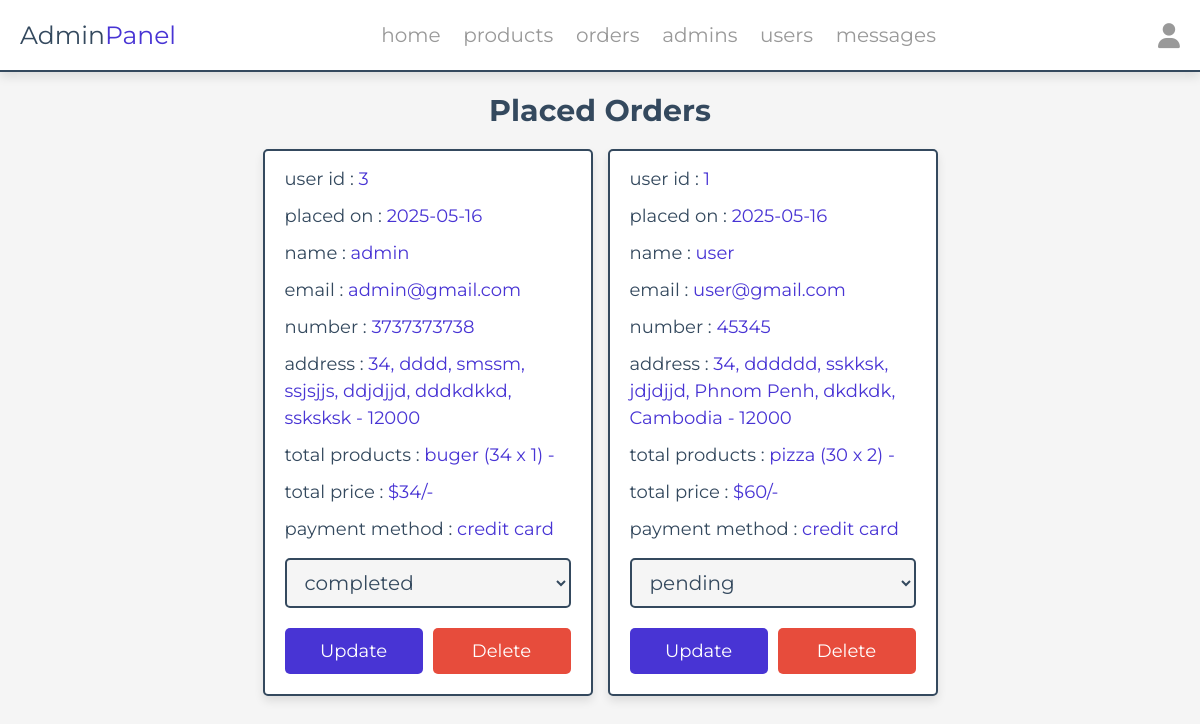
Page /admin/placed_orders.php (signed in) on the committed database.
### tables this page shows
CREATE TABLE `orders` (
  `id` int(100) NOT NULL,
  `user_id` int(100) NOT NULL,
  `name` varchar(20) NOT NULL,
  `number` varchar(10) NOT NULL,
  `email` varchar(50) NOT NULL,
  `method` varchar(50) NOT NULL,
  `address` varchar(500) NOT NULL,
  `total_products` varchar(100) NOT NULL,
  `total_price` int(100) NOT NULL,
  `placed_on` date NOT NULL DEFAULT current_timestamp(),
  `payment_status` varchar(20) NOT NULL DEFAULT 'pending'
);

### admin/placed_orders.php (the view, shortened to what this page needs)
<?php
include '../components/connect.php';
?>
<!DOCTYPE html>
<html lang="en">
<head>
   <link rel="stylesheet" href="https://cdnjs.cloudflare.com/ajax/libs/font-awesome/6.1.1/css/all.min.css">
   <link rel="stylesheet" href="../css/admin_style.css">
</head>
<body>
<?php include '../components/admin_header.php' ?>
<section class="placed-orders">
   <h1 class="heading">placed orders</h1>
   <div class="box-container">
   <?php
      $select_orders = $conn->prepare("SELECT * FROM `orders`");
      $select_orders->execute();
      if($select_orders->rowCount() > 0){
         while($fetch_orders = $select_orders->fetch(PDO::FETCH_ASSOC)){
   ?>
   <div class="box">
      <p> user id : <span><?= $fetch_orders['user_id']; ?></span> </p>
      <p> placed on : <span><?= $fetch_orders['placed_on']; ?></span> </p>
      <p> name : <span><?= $fetch_orders['name']; ?></span> </p>
      <p> email : <span><?= $fetch_orders['email']; ?></span> </p>
      <p> number : <span><?= $fetch_orders['number']; ?></span> </p>
      <p> address : <span><?= $fetch_orders['address']; ?></span> </p>
      <p> total products : <span><?= $fetch_orders['total_products']; ?></span> </p>
      <p> total price : <span>$<?= $fetch_orders['total_price']; ?>/-</span> </p>
      <p> payment method : <span><?= $fetch_orders['method']; ?></span> </p>
      <form action="" method="POST">
         <select name="payment_status" class="drop-down">
            <option value="" selected disabled><?= $fetch_orders['payment_status']; ?></option>
         </select>
         <div class="flex-btn">
            <input type="submit" value="update" class="btn" name="update_payment">
            <a href="placed_orders.php?delete=<?= $fetch_orders['id']; ?>" class="delete-btn" onclick="return confirm('delete this order?');">delete</a>
         </div>
      </form>
   </div>
   <?php
      }
   }else{
      echo '<p class="empty">no orders placed yet!</p>';
   }
   ?>
   </div>
</section>
</body>
</html>

### css/admin_style.css (style rules this page uses)
:root { --main-color:#4834d4; --red:#e74c3c; --orange:#f39c12; --black:#34495e; --white:#fff; --light-bg:#f5f5f5; --light-color:#999; --border:.2rem solid var(--black); --box-shadow:0 .5rem 1rem rgba(0,0,0,.1); }
* { font-family: 'Montserrat', sans-serif; margin:0; padding:0; box-sizing: border-box; text-decoration: none; outline: none; border:none; }
html { font-size: 62.5%; overflow-x: hidden; }
body { background-color: var(--light-bg); }
section { max-width: 1200px; margin:0 auto; padding:2rem; }
.btn, .delete-btn, .option-btn { display: block; margin-top: 1rem; border-radius: .5rem; cursor: pointer; width: 100%; font-size: 1.8rem; color:var(--white); padding:1.2rem 3rem; text-transform: capitalize; text-align: center; }
.btn { background-color: var(--main-color); }
.delete-btn { background-color: var(--red); }
.flex-btn { display: flex; gap:1rem; }
.heading { text-align: center; margin-bottom: 2rem; text-transform: capitalize; color:var(--black); font-size: 3rem; }
.placed-orders .box-container { display: grid; grid-template-columns: repeat(auto-fit, 33rem); gap:1.5rem; justify-content: center; align-items: flex-start; }
.placed-orders .box-container .box { background-color: var(--white); border-radius: .5rem; box-shadow: var(--box-shadow); border:var(--border); padding:2rem; padding-top: 1rem; }
.placed-orders .box-container .box p { padding: .5rem 0; line-height: 1.5; font-size: 1.8rem; color:var(--black); }
.placed-orders .box-container .box p span { color:var(--main-color); }
.placed-orders .box-container .box .drop-down { width: 100%; margin:1rem 0; background-color: var(--light-bg); padding:1rem 1.4rem; font-size: 2rem; color:var(--black); border:var(--border); border-radius: .5rem; }

### rows in the picture
orders: user "3", placed_on "2025-05-16", name "admin", email "admin@gmail.com", number "3737373738", address "34, dddd, smssm, ssjsjjs, ddjdjjd, dddkdkkd, ssksksk - 12000", total_products "buger (34 x 1) -", total_price "34", method "credit card", payment_status "completed"
orders: user "1", placed_on "2025-05-16", name "user", email "user@gmail.com", number "45345", address "34, dddddd, sskksk, jdjdjjd, Phnom Penh, dkdkdk, Cambodia - 12000", total_products "pizza (30 x 2) -", total_price "60", method "credit card", payment_status "pending"
